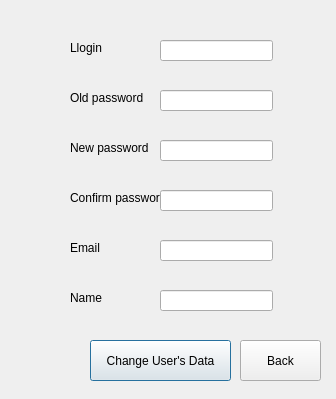
<?xml version="1.0" encoding="UTF-8"?>
<ui version="4.0">
 <class>UserSettingsWindow</class>
 <widget class="QDialog" name="UserSettingsWindow">
  <property name="geometry">
   <rect>
    <x>0</x>
    <y>0</y>
    <width>336</width>
    <height>399</height>
   </rect>
  </property>
  <property name="windowTitle">
   <string>Dialog</string>
  </property>
  <widget class="QLineEdit" name="password">
   <property name="geometry">
    <rect>
     <x>160</x>
     <y>140</y>
     <width>113</width>
     <height>21</height>
    </rect>
   </property>
   <property name="echoMode">
    <enum>QLineEdit::Password</enum>
   </property>
  </widget>
  <widget class="QLineEdit" name="email">
   <property name="geometry">
    <rect>
     <x>160</x>
     <y>240</y>
     <width>113</width>
     <height>21</height>
    </rect>
   </property>
  </widget>
  <widget class="QLabel" name="loginLabel">
   <property name="geometry">
    <rect>
     <x>70</x>
     <y>40</y>
     <width>91</width>
     <height>16</height>
    </rect>
   </property>
   <property name="text">
    <string>Llogin</string>
   </property>
  </widget>
  <widget class="QLabel" name="loginLabel_2">
   <property name="geometry">
    <rect>
     <x>70</x>
     <y>140</y>
     <width>91</width>
     <height>16</height>
    </rect>
   </property>
   <property name="text">
    <string>New password</string>
   </property>
  </widget>
  <widget class="QLabel" name="loginLabel_3">
   <property name="geometry">
    <rect>
     <x>70</x>
     <y>240</y>
     <width>91</width>
     <height>16</height>
    </rect>
   </property>
   <property name="text">
    <string>Email</string>
   </property>
  </widget>
  <widget class="QLabel" name="loginLabel_4">
   <property name="geometry">
    <rect>
     <x>70</x>
     <y>290</y>
     <width>91</width>
     <height>16</height>
    </rect>
   </property>
   <property name="text">
    <string>Name</string>
   </property>
  </widget>
  <widget class="QLineEdit" name="name">
   <property name="geometry">
    <rect>
     <x>160</x>
     <y>290</y>
     <width>113</width>
     <height>21</height>
    </rect>
   </property>
  </widget>
  <widget class="QPushButton" name="changeButton">
   <property name="geometry">
    <rect>
     <x>90</x>
     <y>340</y>
     <width>141</width>
     <height>41</height>
    </rect>
   </property>
   <property name="text">
    <string>Change User's Data</string>
   </property>
  </widget>
  <widget class="QPushButton" name="backButton">
   <property name="geometry">
    <rect>
     <x>240</x>
     <y>340</y>
     <width>81</width>
     <height>41</height>
    </rect>
   </property>
   <property name="text">
    <string>Back</string>
   </property>
  </widget>
  <widget class="QLabel" name="loginLabel_5">
   <property name="geometry">
    <rect>
     <x>70</x>
     <y>190</y>
     <width>91</width>
     <height>16</height>
    </rect>
   </property>
   <property name="text">
    <string>Confirm password</string>
   </property>
  </widget>
  <widget class="QLineEdit" name="passwordConfirmed">
   <property name="geometry">
    <rect>
     <x>160</x>
     <y>190</y>
     <width>113</width>
     <height>21</height>
    </rect>
   </property>
   <property name="text">
    <string/>
   </property>
   <property name="echoMode">
    <enum>QLineEdit::Password</enum>
   </property>
  </widget>
  <widget class="QLineEdit" name="passwordOld">
   <property name="geometry">
    <rect>
     <x>160</x>
     <y>90</y>
     <width>113</width>
     <height>21</height>
    </rect>
   </property>
   <property name="echoMode">
    <enum>QLineEdit::Password</enum>
   </property>
  </widget>
  <widget class="QLabel" name="loginLabel_6">
   <property name="geometry">
    <rect>
     <x>70</x>
     <y>90</y>
     <width>91</width>
     <height>16</height>
    </rect>
   </property>
   <property name="text">
    <string>Old password</string>
   </property>
  </widget>
  <widget class="QLineEdit" name="login">
   <property name="geometry">
    <rect>
     <x>160</x>
     <y>40</y>
     <width>113</width>
     <height>21</height>
    </rect>
   </property>
  </widget>
  <zorder>password</zorder>
  <zorder>email</zorder>
  <zorder>loginLabel</zorder>
  <zorder>loginLabel_2</zorder>
  <zorder>loginLabel_3</zorder>
  <zorder>loginLabel_4</zorder>
  <zorder>name</zorder>
  <zorder>changeButton</zorder>
  <zorder>backButton</zorder>
  <zorder>loginLabel_5</zorder>
  <zorder>passwordConfirmed</zorder>
  <zorder>login</zorder>
  <zorder>passwordOld</zorder>
  <zorder>loginLabel_6</zorder>
 </widget>
 <resources/>
 <connections/>
</ui>
